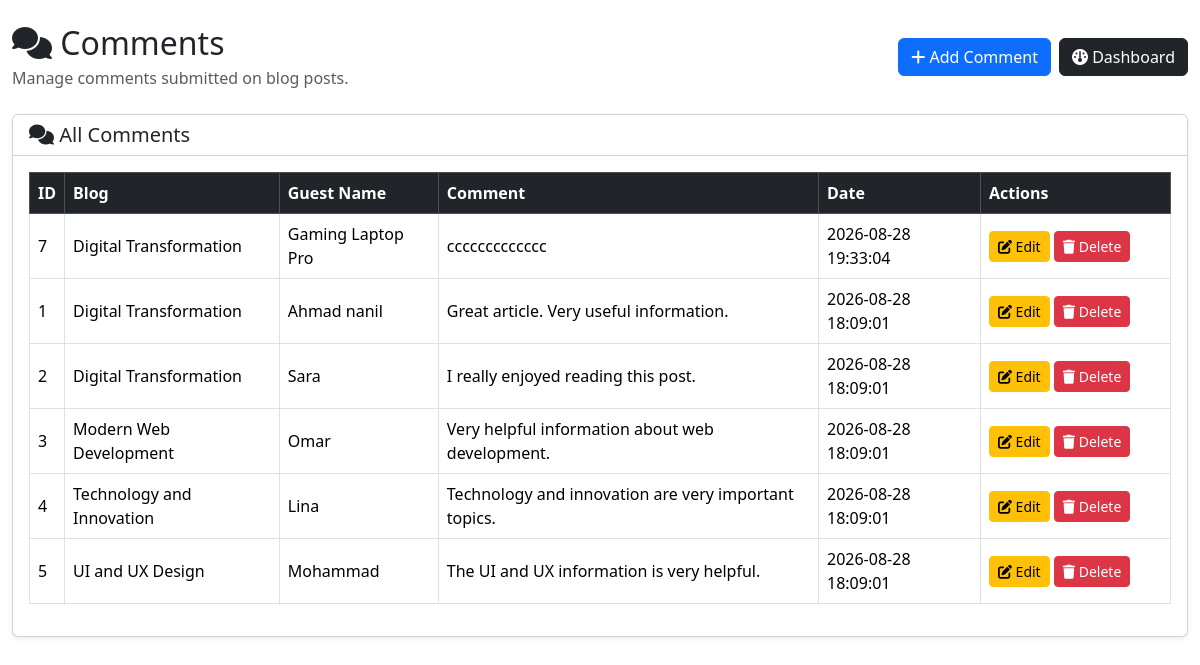
Page /admin/comments.php on the committed database.
### tables this page shows
CREATE TABLE `comments` (
  `id` int(10) UNSIGNED NOT NULL,
  `blog_id` int(10) UNSIGNED NOT NULL,
  `guest_name` varchar(150) NOT NULL,
  `comment` text NOT NULL,
  `created_at` timestamp NOT NULL DEFAULT current_timestamp()
);

CREATE TABLE `blogs` (
  `id` int(10) UNSIGNED NOT NULL,
  `image` varchar(255) NOT NULL,
  `title` varchar(255) NOT NULL,
  `subtitle` varchar(255) DEFAULT NULL,
  `blogger_name` varchar(150) NOT NULL,
  `publish_date` date NOT NULL,
  `description` text NOT NULL,
  `created_at` timestamp NOT NULL DEFAULT current_timestamp()
);

### admin/comments.php (the view, shortened to what this page needs)
<?php
include '../config.php';
$sql = "
    SELECT
        comments.id,
        comments.blog_id,
        comments.guest_name,
        comments.comment,
        comments.created_at,
        blogs.title AS blog_title
    FROM comments
    LEFT JOIN blogs ON comments.blog_id = blogs.id
    ORDER BY comments.created_at DESC
";
$stmt = $pdo->prepare($sql);
$stmt->execute();
$comments = $stmt->fetchAll(PDO::FETCH_ASSOC);
?>
<!DOCTYPE html>
<html lang="en">
<head>
    <link
        href="https://cdn.jsdelivr.net/npm/bootstrap@5.3.3/dist/css/bootstrap.min.css"
        rel="stylesheet"
    >
    <link
        rel="stylesheet"
        href="https://cdnjs.cloudflare.com/ajax/libs/font-awesome/6.5.2/css/all.min.css"
    >
</head>
<body>
<div class="container-fluid py-4">
    <div class="d-flex justify-content-between align-items-center mb-4">
        <div>
            <h2 class="mb-1">
                <i class="fa fa-comments"></i>
                Comments
            </h2>
            <p class="text-muted mb-0">
                Manage comments submitted on blog posts.
            </p>
        </div>
        <div class="d-flex gap-2">
            <a
                href="comment_form.php"
                class="btn btn-primary"
            >
                <i class="fa fa-plus"></i>
                Add Comment
            </a>
            <a
                href="index.php"
                class="btn btn-dark"
            >
                <i class="fa fa-dashboard"></i>
                Dashboard
            </a>
        </div>
    </div>
    <div class="card shadow-sm">
        <div class="card-header bg-white">
            <h5 class="mb-0">
                <i class="fa fa-comments"></i>
                All Comments
            </h5>
        </div>
        <div class="card-body">
            <?php if (count($comments) > 0): ?>
                <div class="table-responsive">
                    <table
                        class="table table-bordered table-hover align-middle"
                    >
                        <thead class="table-dark">
                            <tr>
                                <th>ID</th>
                                <th>Blog</th>
                                <th>Guest Name</th>
                                <th>Comment</th>
                                <th>Date</th>
                                <th>Actions</th>
                            </tr>
                        </thead>
                        <tbody>
                        <?php foreach ($comments as $row): ?>
                            <tr>
                                <td>
                                    <?= (int) $row['id'] ?>
                                </td>
                                <td>
                                    <?php if (!empty($row['blog_title'])): ?>
                                        <?= htmlspecialchars($row['blog_title']) ?>
                                    <?php else: ?>
                                        Blog #<?= (int) $row['blog_id'] ?>
                                    <?php endif; ?>
                                </td>
                                <td>
                                    <?= htmlspecialchars($row['guest_name']) ?>
                                </td>
                                <td style="max-width: 400px;">
                                    <?= htmlspecialchars($row['comment']) ?>
                                </td>
                                <td>
                                    <?= htmlspecialchars($row['created_at']) ?>
                                </td>
                                <td style="min-width: 190px;">
                                    <a
                                        href="comment_form.php?id=<?= (int) $row['id'] ?>"
                                        class="btn btn-warning btn-sm"
                                    >
                                        <i class="fa fa-edit"></i>
                                        Edit
                                    </a>
                                    <a
                                        href="comment_delete.php?id=<?= (int) $row['id'] ?>"
                                        class="btn btn-danger btn-sm"
                                        onclick="return confirm('Are you sure you want to delete this comment?');"
                                    >
                                        <i class="fa fa-trash"></i>
                                        Delete
                                    </a>
                                </td>
                            </tr>
                        <?php endforeach; ?>
                        </tbody>
                    </table>
                </div>
            <?php endif; ?>
        </div>
    </div>
</div>
</body>
</html>

### rows in the picture
comments: id "7", blog.title "Digital Transformation", guest_name "Gaming Laptop Pro", comment "ccccccccccccc", created_at "2026-08-28 19:33:04"
comments: id "1", blog.title "Digital Transformation", guest_name "Ahmad nanil", comment "Great article. Very useful information.", created_at "2026-08-28 18:09:01"
comments: id "2", blog.title "Digital Transformation", guest_name "Sara", comment "I really enjoyed reading this post.", created_at "2026-08-28 18:09:01"
comments: id "3", blog.title "Modern Web Development", guest_name "Omar", comment "Very helpful information about web development.", created_at "2026-08-28 18:09:01"
comments: id "4", blog.title "Technology and Innovation", guest_name "Lina", comment "Technology and innovation are very important topics.", created_at "2026-08-28 18:09:01"
comments: id "5", blog.title "UI and UX Design", guest_name "Mohammad", comment "The UI and UX information is very helpful.", created_at "2026-08-28 18:09:01"
